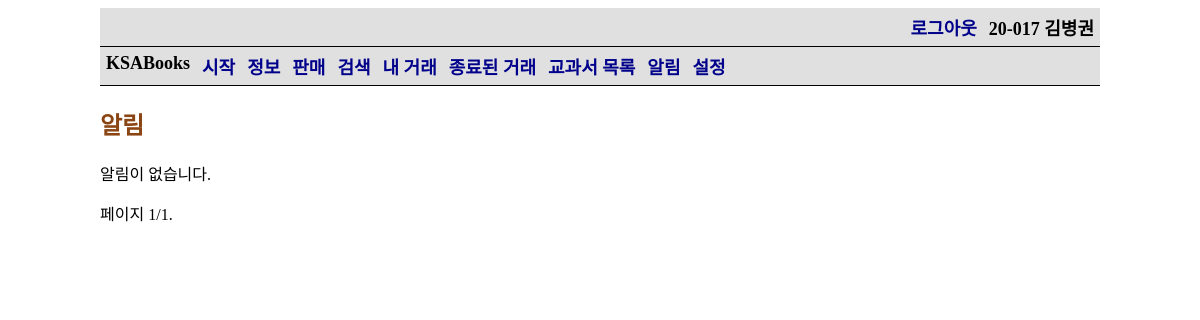
Before: /notification/ (signed in) with the older database file.
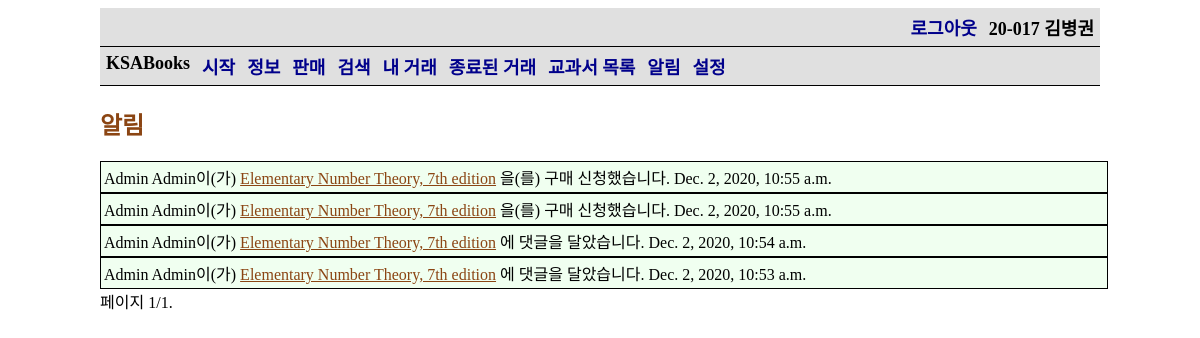
After: the same page with the newer database file.
### ksa_books_app/models.py (models this page shows, shortened)
class Book(models.Model):
    title = models.CharField(max_length=100, verbose_name='제목')
    author = models.CharField(max_length=100, verbose_name='저자')
    courses = models.ManyToManyField(Course, verbose_name='과목')
    subject = models.ForeignKey(Subject, verbose_name='교과', on_delete=models.SET_NULL, null=True)
    publisher = models.CharField(max_length=100, verbose_name='출판사')
    isbn = models.CharField(max_length=13, verbose_name='ISBN',
                            help_text='13 Character <a href="https://www.isbn-international.org/content/what-isbn">ISBN number</a>')
    list_price = models.PositiveIntegerField(verbose_name='정가', null=True, blank=True)
    group_price = models.PositiveIntegerField(verbose_name='공동구매 가격', null=True, blank=True)
    using = models.BooleanField(verbose_name='사용 여부')
    class Meta:
        permissions = (
            ('load_data', 'Can load data'),
        )
        ordering = ['subject']
    def display_courses(self):
        return ', '.join([str(c) for c in self.courses.all()])
    display_courses.short_description = '수업'

class Notification(models.Model):
    type = models.CharField(choices=NOTIFICATIONS, max_length=ceil(log(len(NOTIFICATIONS)+1, 10)), null=True)
    date_time = models.DateTimeField(auto_now_add=True, null=True)
    data_offer1 = models.ForeignKey(Offer, on_delete=models.SET_NULL, null=True, blank=True)
    data_user1 = models.ForeignKey(settings.AUTH_USER_MODEL, on_delete=models.SET_NULL, null=True, blank=True,
                                   related_name='data_user1')
    def html_form(self):
        html = []
        TEXT, LINK = 'text', 'link'
        if self.type == COMMENT:
            html.append((TEXT, f'{self.data_user1}이(가) '))
            html.append((LINK, self.data_offer1.book.title, self.data_offer1.get_absolute_url()))
            html.append((TEXT, '에 댓글을 달았습니다.'))
        elif self.type == NEW_OFFER:
            html.append((TEXT, f'{self.data_user1}이(가) '))
            html.append((LINK, self.data_offer1.book.title, self.data_offer1.get_absolute_url()))
            html.append((TEXT, '을(를) 판매하고 있습니다.'))
        elif self.type == SOLD_TO_USER:
            html.append((TEXT, f'{self.data_user1}이(가) 사용자에게 '))
            html.append((LINK, self.data_offer1.book.title, self.data_offer1.get_absolute_url()))
            html.append((TEXT, '을(를) 판매했습니다.'))
        elif self.type == SOLD_TO_OTHER:
            html.append((TEXT, f'{self.data_user1}이(가) 다른 사람에게 '))
            html.append((LINK, self.data_offer1.book.title, self.data_offer1.get_absolute_url()))
            html.append((TEXT, '을(를) 판매했습니다.'))
        elif self.type == NEW_WANT:
            html.append((TEXT, f'{self.data_user1}이(가) '))
            html.append((LINK, self.data_offer1.book.title, self.data_offer1.get_absolute_url()))
            html.append((TEXT, '을(를) 구매 신청했습니다.'))
        elif self.type == BUYER_CANCEL:
            html.append((TEXT, f'{self.data_user1}이(가) '))
            html.append((LINK, self.data_offer1.book.title, self.data_offer1.get_absolute_url()))
            html.append((TEXT, ' 구매를 취소했습니다.'))
        elif self.type == SELLER_CANCEL:
            html.append((TEXT, f'{self.data_user1}이(가) '))
            html.append((LINK, self.data_offer1.book.title, self.data_offer1.get_absolute_url()))
            html.append((TEXT, ' 판매를 취소했습니다.'))
        html.append(self.date_time)
        return html

### ksa_books_app/views.py (the view)
# urls.py: path('notification/', views.notification, name='notification'),
@login_required
def notification(request):
    qs = request.user.notifications.order_by('-date_time')
    paginator = Paginator(qs, 10)
    page = request.GET.get('page')
    page_obj = paginator.get_page(page)
    object_qs = page_obj.object_list
    html_list = [a.html_form() for a in object_qs]
    new_notification = request.user.unread_notification
    request.user.unread_notification = 0
    request.user.save()
    context = {
        'page_obj': page_obj,
        'html_list': html_list,
        'object_qs': object_qs,
        'new_notification': new_notification,
        'is_paginated': True,
    }
    return render(request, 'notifications.html', context=context)

### ksa_books_app/models.py (called while the page is built)
    def get_absolute_url(self):
        return reverse('check-offer', args=[str(self.id)])

    def __str__(self):
        return ' '.join([self.student_id, self.name])

    def is_international(self):
        return self.student_id[3] == '2'

### ksa_books_app/templates/notifications.html (shortened to what this page needs)
{% extends 'base_generic.html' %}
{% block content %}
    <h2>알림</h2>
    {% if html_list %}
        {% for html in html_list %}
            {% if forloop.counter0 < new_notification %}
                <div class="new">
                    {% for phrase in html %}
                        {% if forloop.last %}
                            <span> {{ phrase }}</span>
                        {% else %}
                            {% if phrase.0 == 'text' %}
                                <span>{{ phrase.1 }}</span>
                            {% elif phrase.0 == 'link' %}
                                <a href="{{ phrase.2 }}" target="_blank">{{ phrase.1 }}</a>
                            {% endif %}
                        {% endif %}
                    {% endfor %}
                </div>
            {% endif %}
            <br>
        {% endfor %}
    {% else %}
        <p>알림이 없습니다.</p>
    {% endif %}
{% endblock %}

Changed rows visible on the page:
now on this page (row unchanged): Book: title "Elementary Number Theory, 7th edition" "Elementary Number Theory, 7th edition" "Elementary Number Theory, 7th edition" "Elementary Number Theory, 7th edition"
added Notification: html "Dec. 2, 2020, 10:55 a.m."
added Notification: html "Dec. 2, 2020, 10:55 a.m."
added Notification: html "Dec. 2, 2020, 10:54 a.m."
added Notification: html "Dec. 2, 2020, 10:53 a.m."
Other visible differences:
new list line: "Admin Admin이(가) 을(를) 구매 신청했습니다."
new list line: "Admin Admin이(가) 에 댓글을 달았습니다."
text no longer shown: "알림이 없습니다."
